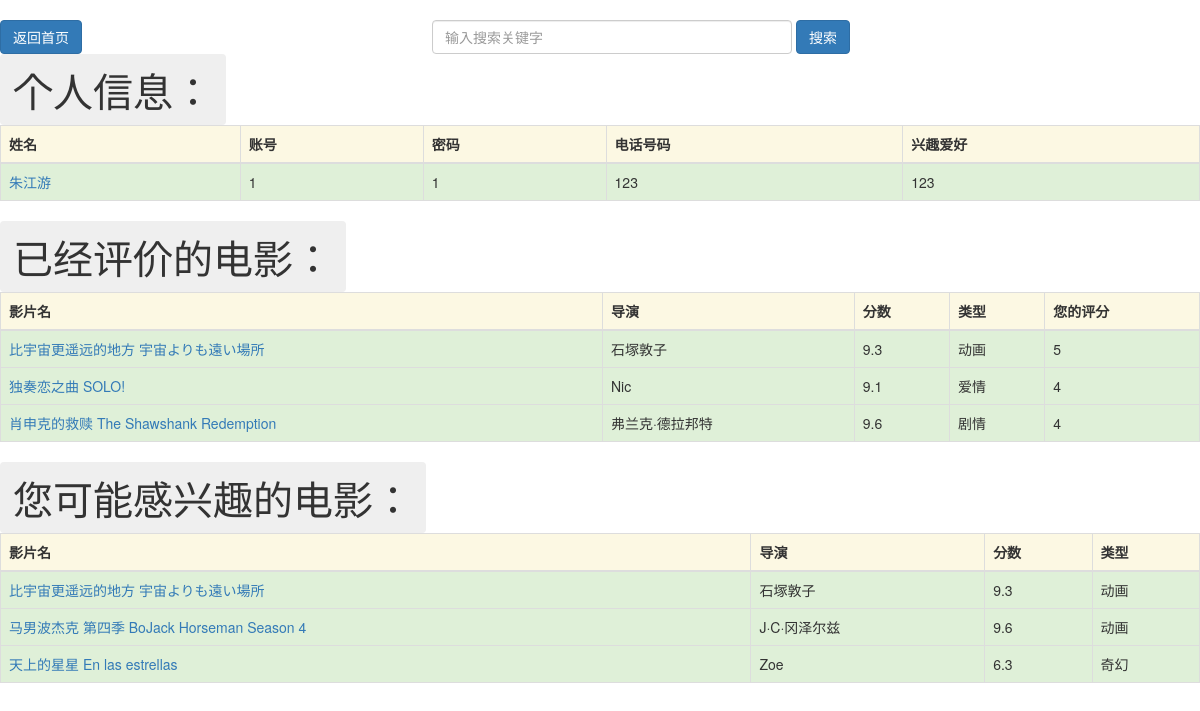
Page /profile/1/ on the committed database.
### core/models.py (models this page shows, shortened)
class User(models.Model):
    name = models.CharField(max_length=100, verbose_name = '姓名')
    username = models.CharField(max_length=100, verbose_name='用户名')
    password = models.CharField(max_length=100, verbose_name='密码')
    mobile = models.CharField(max_length=100, verbose_name='手机号')
    interesting = models.CharField(max_length=500, verbose_name='兴趣爱好')
    class Meta(object):
        verbose_name = verbose_name_plural = '用户表'

class MovieUserScore(models.Model):
    movie = models.ForeignKey('Movie', on_delete=models.CASCADE, verbose_name='电影')
    user = models.ForeignKey('User', on_delete=models.CASCADE, verbose_name='用户')
    score = models.CharField(max_length=100, verbose_name='分数', default='')
    class Meta(object):
        verbose_name = verbose_name_plural = '用户评分表'

class Movie(models.Model):
    director = models.CharField(max_length=100, verbose_name='导演')
    score = models.CharField(max_length=100, verbose_name='评分')
    name = models.CharField(max_length=100, verbose_name='名称')
    movietype = models.CharField(max_length=100, verbose_name='类型')
    img = models.CharField(max_length=500, verbose_name='图片', default='')
    class Meta(object):
        verbose_name = verbose_name_plural = '电影表'

### core/views.py (the view)
# urls.py: path('profile/<int:user_id>/', core_views.profile),
def profile(request, user_id):
    ctx = {}
    user = User.objects.filter(id=user_id).first()
    user_movie_score = MovieUserScore.objects.filter(user=user)
    types = []
    for _ in user_movie_score:
        if int(_.score) > 3:
            if _.movie.movietype in types:
                continue
            types.append(_.movie.movietype)
    if True:
        allMovies = Movie.objects.all()
        all_movies = [[movie.id, movie.name, movie.movietype] for movie in allMovies]
        allUserScores = MovieUserScore.objects.all()
        all_user_scores = [[s.user_id, s.movie_id, s.score, 0] for s in allUserScores]
        model = CF(all_movies, all_user_scores, k=5)
        model.recommendByUser(user_id)
        rec_list = [e[1] for e in model.recommandList]
        movie_list = []
        for id in rec_list:
            m = Movie.objects.get(id=id)
            movie_list.append(m)
        recommend = movie_list
        if recommend:
            paginator = Paginator(recommend, 10)
            page = request.GET.get('page')
            ctx['pager'] = pager = paginator.get_page(page)
            ctx['recommend'] = recommend[pager.start_index()-1:pager.end_index()]
    ctx['user'] = user
    ctx['movieUserScore'] = MovieUserScore.objects.filter(user=user)
    return render(request, 'profile.html', ctx)

### core/cf.py (called while the page is built)
    def recommendByUser(self, userId):
        self.formatRate()
        self.n = len(self.userDict[userId])
        self.getNearestNeighbor(userId)
        self.getrecommandList(userId)

    def getrecommandList(self, userId):
        self.recommandList = []
        recommandDict = {}
        for neighbor in self.neighbors:
            movies = self.userDict[neighbor[1]]
            for movie in movies:
                if (movie[0] in recommandDict):
                    recommandDict[movie[0]] += neighbor[0]
                else:
                    recommandDict[movie[0]] = neighbor[0]
        for key in recommandDict:
            self.recommandList.append([recommandDict[key], key])
        self.recommandList.sort(reverse=True)
        self.recommandList = self.recommandList[:self.n]

    def formatRate(self):
        self.userDict = {}
        self.ItemUser = {}
        for i in self.ratings:
            temp = (i[1], float(i[2]) / 5)
            if (i[0] in self.userDict):
                self.userDict[i[0]].append(temp)
            else:
                self.userDict[i[0]] = [temp]
            if (i[1] in self.ItemUser):
                self.ItemUser[i[1]].append(i[0])
            else:
                self.ItemUser[i[1]] = [i[0]]

    def getNearestNeighbor(self, userId):
        neighbors = []
        self.neighbors = []
        for i in self.userDict[userId]:
            for j in self.ItemUser[i[0]]:
                if (j != userId and j not in neighbors):
                    neighbors.append(j)
        for i in neighbors:
            dist = self.getCost(userId, i)
            self.neighbors.append([dist, i])
        self.neighbors.sort(reverse=True)
        self.neighbors = self.neighbors[:self.k]

    def formatuserDict(self, userId, l):
        user = {}
        for i in self.userDict[userId]:
            user[i[0]] = [i[1], 0]
        for j in self.userDict[l]:
            if (j[0] not in user):
                user[j[0]] = [0, j[1]]
            else:
                user[j[0]][1] = j[1]
        return user

    def getCost(self, userId, l):
        user = self.formatuserDict(userId, l)
        x = 0.0
        y = 0.0
        z = 0.0
        for k, v in user.items():
            x += float(v[0]) * float(v[0])
            y += float(v[1]) * float(v[1])
            z += float(v[0]) * float(v[1])
        if (z == 0.0):
            return 0
        return z / sqrt(x * y)

### core/templates/profile.html (shortened to what this page needs)
<!DOCTYPE html>
<html>
<head>
    <link href="https://cdn.bootcss.com/bootstrap/3.3.7/css/bootstrap.min.css" rel="stylesheet">
</head>
<body>
<a href="/index/" style="float: left;"><button class="btn btn-primary">返回首页</button></a>
<form class='form-inline text-center' style="margin-top: 20px; " method="post" action="/search/">
    <input type="text" placeholder="输入搜索关键字" name='q' class="form-control" style="width:30%;">
    <button type="submit" class="btn btn-primary">搜索</button>
</form>
<div><button class="btn" style="font-size: 40px;">个人信息：</button></div>
<table class="table table-bordered table-striped">
    <thead>
        <tr class="warning">
            <th>姓名</th>
            <th>账号</th>
            <th>密码</th>
            <th>电话号码</th>
            <th>兴趣爱好</th>
        </tr>
    </thead>
    <tbody>
            <tr class="success">
                <td><a href="">{{ user.name }}</a></td>
                <td>{{ user.username }}</td>
                <td>{{ user.password }}</td>
                <td>{{ user.mobile }}</td>
                <td>{{ user.interesting }}</td>
            </tr>
    </tbody>
</table>
<div><button class="btn" style="font-size: 40px;">已经评价的电影：</button></div>
<table class="table table-bordered table-striped">
    <thead>
        <tr class="warning">
            <th>影片名</th>
            <th>导演</th>
            <th>分数</th>
            <th>类型</th>
            <th>您的评分</th>
        </tr>
    </thead>
    <tbody>
        {% for movie in movieUserScore %}
            <tr class="success">
                <td><a href="/movie/detail/{{movie.movie.id}}/">{{ movie.movie.name }}</a></td>
                <td>{{ movie.movie.director }}</td>
                <td>{{ movie.movie.score }}</td>
                <td>{{ movie.movie.movietype }}</td>
                <td>{{ movie.score }}</td>
            </tr>
        {% endfor %}
    </tbody>
</table>
<div><button class="btn" style="font-size: 40px;">您可能感兴趣的电影：</button></div>
<table class="table table-bordered table-striped">
    <thead>
        <tr class="warning">
            <th>影片名</th>
            <th>导演</th>
            <th>分数</th>
            <th>类型</th>
        </tr>
    </thead>
    <tbody>
        {% for movie in recommend %}
            <tr class="success">
                <td><a href="/movie/detail/{{movie.id}}/">{{ movie.name }}</a></td>
                <td>{{ movie.director }}</td>
                <td>{{ movie.score }}</td>
                <td>{{ movie.movietype }}</td>
            </tr>
        {% endfor %}
    </tbody>
</table>
</body>
</html>

### rows in the picture
User: name "朱江游", username "1", password "1", mobile "123", interesting "123"
MovieUserScore: movie.name "比宇宙更遥远的地方 宇宙よりも遠い場所", movie.director "石塚敦子", movie.score "9.3", movie.movietype "动画", score "5"
MovieUserScore: movie.name "独奏恋之曲 SOLO!", movie.director "Nic", movie.score "9.1", movie.movietype "爱情", score "4"
MovieUserScore: movie.name "肖申克的救赎 The Shawshank Redemption", movie.director "弗兰克·德拉邦特", movie.score "9.6", movie.movietype "剧情", score "4"
Movie: name "比宇宙更遥远的地方 宇宙よりも遠い場所", director "石塚敦子", score "9.3", movietype "动画"
Movie: name "马男波杰克 第四季 BoJack Horseman Season 4", director "J·C·冈泽尔兹", score "9.6", movietype "动画"
Movie: name "天上的星星 En las estrellas", director "Zoe", score "6.3", movietype "奇幻"
